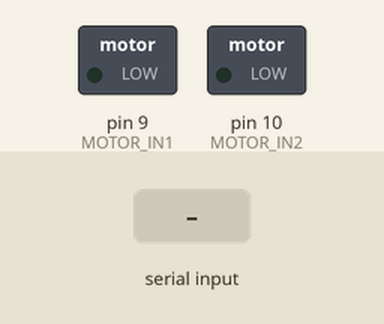
This sketch was run on a simulated Arduino Uno, built with avr-gcc and run on an emulated ATmega328P. Parts: switched loads named in the sketch (green lamp = pin HIGH). Inputs (shaded band) come from the test bench. What the sketch prints to the serial monitor is not drawn.

Above: at 1.2 s.
1.3 s: "f90\n" received over Serial
At 1.7 s:
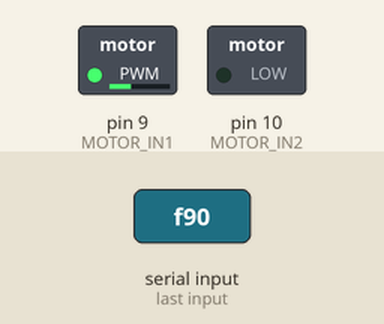
2.8 s: "r90\n" received over Serial
At 4.0 s:
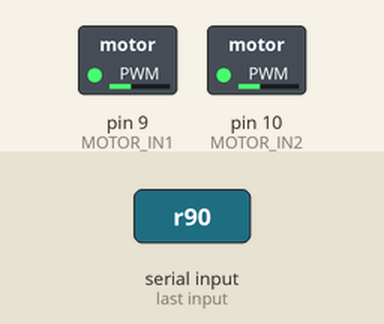
4.3 s: "f,45\n" received over Serial
At 5.2 s:
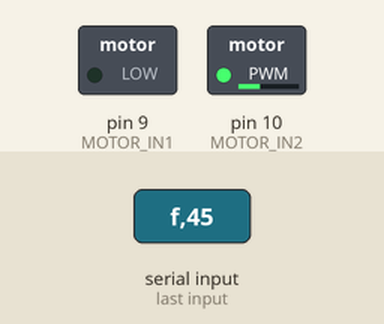
5.8 s: "s90\n" received over Serial
At 6.3 s:
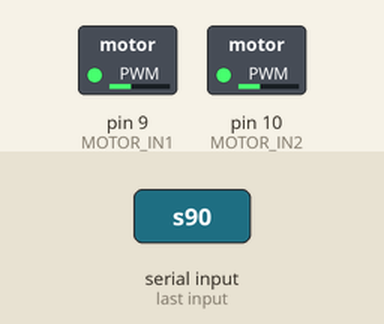
7.3 s: "s,45\n" received over Serial
At 8.7 s:
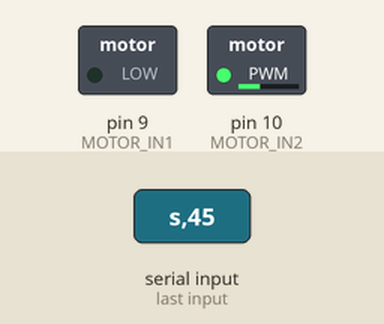
Timing chart, 0 to 9.8 s (numbered marks = the images above; inputs shaded):
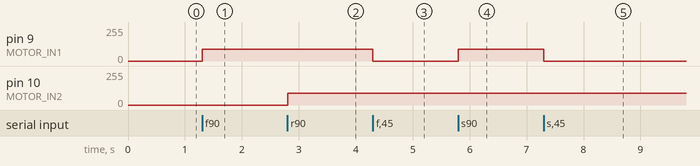

Measured:
- after the input at 1.3 s, pin 9 (MOTOR_IN1): 0/255 → 90/255 at once
- after the input at 2.8 s, pin 10 (MOTOR_IN2): 0/255 → 90/255 at once
- after the input at 4.3 s, pin 9 (MOTOR_IN1): 90/255 → 0/255 at once
- after the input at 5.8 s, pin 9 (MOTOR_IN1): 0/255 → 90/255 at once
- after the input at 7.3 s, pin 9 (MOTOR_IN1): 90/255 → 0/255 at once

The sketch:

AdafruitDRV8871_SerialMotorControl.ino
```cpp
// DC Motor Control Workshop Code
// Steven Kemper, stevenTkemper@gmail.com
// Control the Adafruit DRV8871 Breakout via Max MSP
// Adapted from Arduino Serial Call/Response example code

#define MOTOR_IN1 9 // Define pin 9 as "MOTOR_IN1"
#define MOTOR_IN2 10 // Define pin 10 as "MOTOR_IN2"
//
// In this code, MOTOR_IN2 controls "fowrward" rotation
// and MOTOR_IN1 controls "backward" rotation (DC mode)
// MOTOR_IN1 controls solenoid (solenoid mode)

String inData; // variable to store incoming serial data
int motor1Val = 0; //initalize value for global variable motor1Val
int motor2Val = 0;//initalize value for global variable motor2Val
int solenoidVal = 0;//initalize value for global variable solenoidVal

void setup() {
  Serial.begin(19200); //Set serial communication speed

  Serial.println("Serial Motor Control");

  pinMode(MOTOR_IN1, OUTPUT); // Set MOTOR_IN1 (pin 9) as output pin
  pinMode(MOTOR_IN2, OUTPUT); // Set MOTOR_IN2 (pin 10) as output pin

}


void loop() {

if (Serial.available() > 0) { //If there is serial data
    char recieved = Serial.read(); //read data from serial port
    inData += recieved; //Build a string from the incoming serial data
        // Process message when new line character is recieved
     if (recieved == '\n') //If we get a newline char ASCII-10--parse data when we get "\n"
     {
//            Serial.print("Arduino Received: ");
//            Serial.println(inData);

            // You can put some if and else here to process the message just like that:


          // f for DC motor forward
           if(inData.charAt(0) == 'f') { //If the incoming message begins with an "f"
               // Serial.println("we got a f");
                if (inData.length() > 1) {
                  String mySubstring;
                  mySubstring = inData.substring(1); //read the next byte of data
                  motor1Val = mySubstring.toInt(); //store that data as an integer
                  analogWrite(MOTOR_IN1, motor1Val); //write PWM output to pin 9
                }
             }
             // r for DC motor reverse
           if(inData.charAt(0) == 'r') { //If the incoming message begins with an "r"
               // Serial.println("we got a r");
                if (inData.length() > 1) {
                  String mySubstring;
                  mySubstring = inData.substring(1);
                  motor2Val = mySubstring.toInt();
                  analogWrite(MOTOR_IN2, motor2Val); //write PWM output to pin 10

                }
             }
             // s for solenoid
           if(inData.charAt(0) == 's') { //If the incoming message begins with an "s"
               // Serial.println("we got a s");
                if (inData.length() > 1) {
                  String mySubstring;
                  mySubstring = inData.substring(1);
                  solenoidVal = mySubstring.toInt();
                  analogWrite(MOTOR_IN1, solenoidVal); //write PWM output to pin 9
                    //Note, the solenoid control code is exactly the same as motor1Val code above
                    //but allows separate controls from Max that are geared towards Solenoid control

                }
             }


            inData = ""; // Clear recieved buffer

  }
}


}
```
